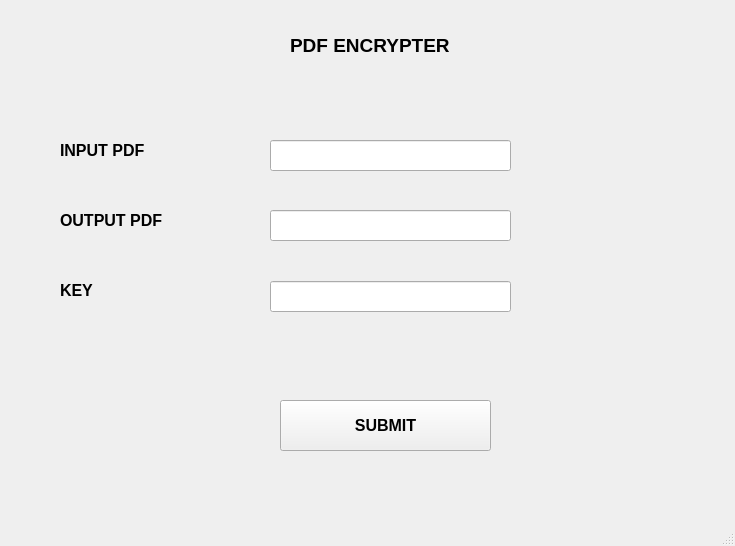
<?xml version="1.0" encoding="UTF-8"?>
<ui version="4.0">
 <class>MainWindow</class>
 <widget class="QMainWindow" name="MainWindow">
  <property name="geometry">
   <rect>
    <x>0</x>
    <y>0</y>
    <width>735</width>
    <height>546</height>
   </rect>
  </property>
  <property name="windowTitle">
   <string>MainWindow</string>
  </property>
  <widget class="QWidget" name="centralwidget">
   <widget class="QLabel" name="label">
    <property name="geometry">
     <rect>
      <x>290</x>
      <y>30</y>
      <width>211</width>
      <height>31</height>
     </rect>
    </property>
    <property name="font">
     <font>
      <pointsize>14</pointsize>
      <weight>75</weight>
      <bold>true</bold>
     </font>
    </property>
    <property name="text">
     <string>PDF ENCRYPTER</string>
    </property>
   </widget>
   <widget class="QPushButton" name="pushButton">
    <property name="geometry">
     <rect>
      <x>280</x>
      <y>400</y>
      <width>211</width>
      <height>51</height>
     </rect>
    </property>
    <property name="font">
     <font>
      <pointsize>12</pointsize>
      <weight>75</weight>
      <bold>true</bold>
     </font>
    </property>
    <property name="text">
     <string>SUBMIT</string>
    </property>
   </widget>
   <widget class="QLineEdit" name="lineEdit">
    <property name="geometry">
     <rect>
      <x>270</x>
      <y>210</y>
      <width>241</width>
      <height>31</height>
     </rect>
    </property>
    <property name="font">
     <font>
      <pointsize>10</pointsize>
     </font>
    </property>
   </widget>
   <widget class="QLineEdit" name="lineEdit_2">
    <property name="geometry">
     <rect>
      <x>270</x>
      <y>140</y>
      <width>241</width>
      <height>31</height>
     </rect>
    </property>
    <property name="font">
     <font>
      <pointsize>10</pointsize>
     </font>
    </property>
   </widget>
   <widget class="QLabel" name="label_2">
    <property name="geometry">
     <rect>
      <x>60</x>
      <y>140</y>
      <width>131</width>
      <height>21</height>
     </rect>
    </property>
    <property name="font">
     <font>
      <pointsize>12</pointsize>
      <weight>75</weight>
      <bold>true</bold>
     </font>
    </property>
    <property name="text">
     <string>INPUT PDF</string>
    </property>
   </widget>
   <widget class="QLabel" name="label_3">
    <property name="geometry">
     <rect>
      <x>60</x>
      <y>210</y>
      <width>131</width>
      <height>21</height>
     </rect>
    </property>
    <property name="font">
     <font>
      <pointsize>12</pointsize>
      <weight>75</weight>
      <bold>true</bold>
     </font>
    </property>
    <property name="text">
     <string>OUTPUT PDF</string>
    </property>
   </widget>
   <widget class="QLabel" name="label_4">
    <property name="geometry">
     <rect>
      <x>60</x>
      <y>280</y>
      <width>131</width>
      <height>20</height>
     </rect>
    </property>
    <property name="font">
     <font>
      <pointsize>12</pointsize>
      <weight>75</weight>
      <bold>true</bold>
     </font>
    </property>
    <property name="text">
     <string>KEY</string>
    </property>
   </widget>
   <widget class="QLineEdit" name="lineEdit_3">
    <property name="geometry">
     <rect>
      <x>270</x>
      <y>281</y>
      <width>241</width>
      <height>31</height>
     </rect>
    </property>
    <property name="font">
     <font>
      <pointsize>10</pointsize>
     </font>
    </property>
   </widget>
  </widget>
  <widget class="QMenuBar" name="menubar">
   <property name="geometry">
    <rect>
     <x>0</x>
     <y>0</y>
     <width>735</width>
     <height>26</height>
    </rect>
   </property>
  </widget>
  <widget class="QStatusBar" name="statusbar"/>
 </widget>
 <resources/>
 <connections/>
</ui>
